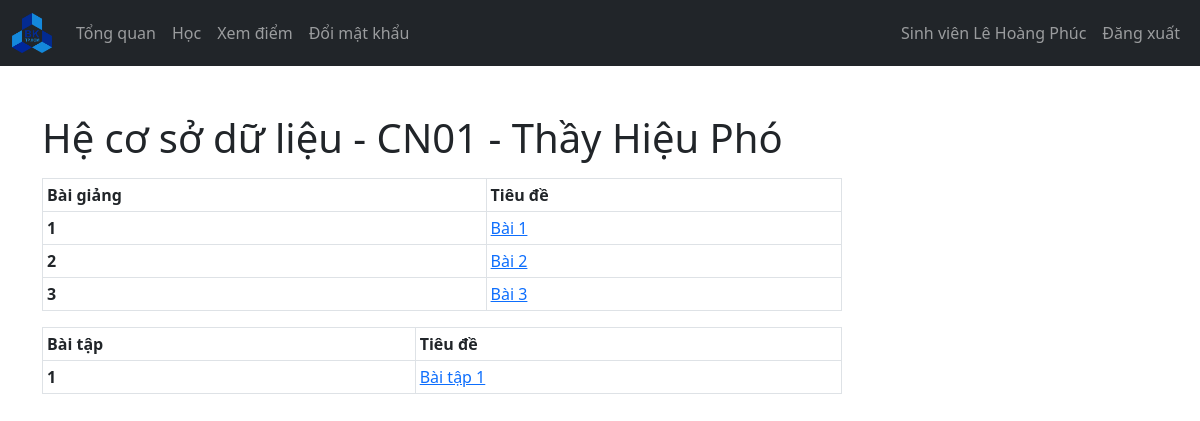
The app's page /SinhVien/lop_view.php?id=1 (signed in) with its own data.
### tables this page shows
CREATE TABLE `sinhvien` (
  `masinhvien` varchar(127) NOT NULL,
  `ho_tenlot` varchar(255) NOT NULL,
  `ten` varchar(255) NOT NULL,
  `tendangnhap` varchar(127) NOT NULL,
  `matkhau` varchar(255) NOT NULL,
  `email` varchar(255) NOT NULL,
  `sdt` varchar(15) NOT NULL,
  `namsinh` int(11) NOT NULL,
  `gioitinh` tinyint(1) NOT NULL
);

CREATE TABLE `khoahoc` (
  `makhoahoc` varchar(127) NOT NULL,
  `tenkhoahoc` varchar(255) NOT NULL
);

CREATE TABLE `lophoc` (
  `id_c` int(11) NOT NULL,
  `malophoc` varchar(127) NOT NULL,
  `makhoahoc` varchar(127) NOT NULL,
  `magiangvien` varchar(127) NOT NULL
);

CREATE TABLE `giangvien` (
  `magiangvien` varchar(127) NOT NULL,
  `ho_tenlot` varchar(255) NOT NULL,
  `ten` varchar(255) NOT NULL,
  `tendangnhap` varchar(127) NOT NULL,
  `matkhau` varchar(255) NOT NULL,
  `email` varchar(255) NOT NULL,
  `sdt` varchar(15) NOT NULL,
  `namsinh` int(11) NOT NULL,
  `gioitinh` tinyint(1) NOT NULL
);

CREATE TABLE `baigiang` (
  `id_l` int(11) NOT NULL,
  `id_lophoc` int(11) NOT NULL,
  `tieude` text NOT NULL,
  `noidung` mediumtext NOT NULL
);

CREATE TABLE `baitap` (
  `id_e` int(11) NOT NULL,
  `id_lophoc` int(11) NOT NULL,
  `tieude` text NOT NULL,
  `noidung` mediumtext NOT NULL
);

### controllers/sinhvien_ctl.php (called while the page is built, shortened)
<?php
function getSinhVienTheoId($id, $conn)
{
  $sql = "SELECT * FROM sinhvien
           WHERE masinhvien=?";
  $stmt = $conn->prepare($sql);
  $stmt->execute([$id]);
  if ($stmt->rowCount() == 1) {
    $sinhvien = $stmt->fetch();
    return $sinhvien;
  } else {
    return 0;
  }
}

### controllers/lophoc_ctl.php (called while the page is built, shortened)
<?php
function getGiangVienCuaLop($lop_id, $conn)
{
  $sql = "SELECT magiangvien FROM lophoc
          WHERE id_c=:idlop";
  $stmt = $conn->prepare($sql);
  $stmt->bindParam(':idlop',$lop_id);
  $stmt->execute();
  if ($stmt->rowCount() == 1) {
    $giangvien = $stmt->fetch();
    return $giangvien;
  } else {
    return 0;
  }
}
function getTenCuaKhoa($khoa_id, $conn) {
  $sql = "SELECT tenkhoahoc FROM khoahoc
          WHERE makhoahoc=?";
  $stmt = $conn->prepare($sql);
  $stmt->execute([$khoa_id]);
  if ($stmt->rowCount() == 1) {
    $tenkhoa = $stmt->fetch();
    return $tenkhoa;
  } else {
    return 0;
  }
}
function svKiemTraQuyenVaoLop($id_sv, $id_lophoc, $conn) {
  $sql = "SELECT * from lop_rec
          WHERE id_lophoc=:lop AND masinhvien=:sv";
  $stmt = $conn->prepare($sql);
  $stmt->bindParam(':lop',$id_lophoc);
  $stmt->bindParam(':sv',$id_sv);
  $stmt->execute();
  if ($stmt->rowCount()<1) {
    return false;
  } else {
    return true;
  }
}
function getLopTheoId($id, $conn) {
  $sql = "SELECT malophoc,makhoahoc FROM lophoc
          WHERE id_c=?";
  $stmt = $conn->prepare($sql);
  $stmt->execute([$id]);
  if ($stmt->rowCount() == 1) {
    $lophoc = $stmt->fetch();
    return $lophoc;
  } else {
    return 0;
  }
}
function getBaiGiangCuaLop($lop_id, $conn) {
  $sql = "SELECT id_l,tieude FROM baigiang
          WHERE id_lophoc=?";
  $stmt = $conn->prepare($sql);
  $stmt->execute([$lop_id]);
  if ($stmt->rowCount() >= 1) {
    $baigiang = $stmt->fetchAll();
    return $baigiang;
  } else {
    return 0;
  }
}
function getBaiTapCuaLop($lop_id, $conn) {
  $sql = "SELECT id_e,tieude FROM baitap
          WHERE id_lophoc=?";
  $stmt = $conn->prepare($sql);
  $stmt->execute([$lop_id]);
  if ($stmt->rowCount() >= 1) {
    $baigiang = $stmt->fetchAll();
    return $baigiang;
  } else {
    return 0;
  }
}

### controllers/giangvien_ctl.php (called while the page is built, shortened)
<?php
function getGiangVienTheoId($giangvien_id, $conn)
{
  $sql = "SELECT * FROM giangvien
            WHERE magiangvien=?";
  $stmt = $conn->prepare($sql);
  $stmt->execute([$giangvien_id]);
  if ($stmt->rowCount() == 1) {
    $giangvien = $stmt->fetch();
    return $giangvien;
  } else {
    return 0;
  }
}

### controllers/global_ctl.php (called while the page is built, shortened)
<?php
function gotoBaiGiang($baigiang_id) {
  return "./baigiang.php?id=$baigiang_id";
}
function gotoBaiTap($baitap_id) {
  return "./baitap.php?id=$baitap_id";
}

### SinhVien/lop_view.php (the view, shortened to what this page needs)
<?php
if (isset($_SESSION['masinhvien']) && isset($_SESSION['tucach']) && $_GET['id']) {
    if ($_SESSION['tucach'] == 'SinhVien') {
        include "../controllers/includer.php";
        $masinhvien = $_SESSION['masinhvien'];
        $sinhvien = getSinhVienTheoId($masinhvien, $conn);
        $id_lophoc = $_GET['id'];
        $lophoc = getLopTheoId($id_lophoc, $conn);
        $khoahoc = 0;
        $truycap = svKiemTraQuyenVaoLop($masinhvien, $id_lophoc, $conn);
?>
        <!DOCTYPE html>
        <html lang="en">
        <head>
                <?php
                $tensinhvien = $sinhvien['ho_tenlot'] . " " . $sinhvien['ten'];
                $usrname = "Sinh viên " . $tensinhvien;
                if ($lophoc != 0) {
                    $khoahoc = getTenCuaKhoa($lophoc['makhoahoc'], $conn);
                    $tenkhoahoc = $khoahoc['tenkhoahoc'];
                    $baigiang = getBaiGiangCuaLop($id_lophoc, $conn);
                    $id_gv = getGiangVienCuaLop($id_lophoc, $conn);
                    $giangvien = getGiangVienTheoId($id_gv['magiangvien'], $conn);
                    if ($giangvien['gioitinh'] = true) {
                        $gGV = "Thầy ";
                    } else {
                        $gGV = "Cô ";
                    }
                    $tengiangvien = $gGV . $giangvien['ho_tenlot'] . " " . $giangvien['ten'];
                    $title = $tenkhoahoc . " - " . $lophoc['malophoc'];
                    $real_title = $title . " - " . $tengiangvien;
                } else {
                    $title = "Không tìm thấy lớp";
                }
                ?>
            <link rel="stylesheet" href="https://cdn.jsdelivr.net/npm/bootstrap@5.2.0/dist/css/bootstrap.min.css">
            <link rel="stylesheet" href="../css/style.css">
            <link rel="stylesheet" href="https://cdnjs.cloudflare.com/ajax/libs/font-awesome/4.7.0/css/font-awesome.min.css">
        </head>
        <body>
            <?php
            include "comp/navbar.php";
            ?>
            <?php
            if ($khoahoc != 0) {
            ?>
                <div class="container mt-5">
                    <h1><?= $real_title ?></h1>
                    <?php
                    if ($truycap != false) {
                        if ($baigiang != 0) {
                    ?>
                            <table class="table table-sm table-bordered mt-3 n-table table-hover">
                                <thead>
                                    <tr>
                                        <th scope="col">Bài giảng</th>
                                        <th scope="col">Tiêu đề</th>
                                    </tr>
                                </thead>
                                <tbody>
                                    <?php
                                    $i = 1;
                                    foreach ($baigiang as $bg) {
                                    ?>
                                        <tr>
                                            <th scope="row">
                                                <?php echo $i;
                                                $i++; ?>
                                            </th>
                                            <td scope="row">
                                                <a href="<?php echo gotoBaiGiang($bg['id_l']) ?>">
                                                    <?= $bg['tieude'] ?>
                                                </a>
                                            </td>
                                        </tr>
                                    <?php
                                    }
                                    ?>
                                </tbody>
                            </table>
                            <?php
                            $baitap = getBaiTapCuaLop($id_lophoc,$conn);
                            if ($baitap != 0) {
                            ?>
                            <table class="table table-sm table-bordered mt-3 n-table table-hover">
                                <thead>
                                    <tr>
                                        <th scope="col">Bài tập</th>
                                        <th scope="col">Tiêu đề</th>
                                    </tr>
                                </thead>
                                <tbody>
                                    <?php
                                    $i = 1;
                                    foreach ($baitap as $bt) {
                                    ?>
                                        <tr>
                                            <th scope="row">
                                                <?php echo $i;
                                                $i++; ?>
                                            </th>
                                            <td scope="row">
                                                <a href="<?php echo gotoBaiTap($bt['id_e']) ?>">
                                                    <?= $bt['tieude'] ?>
                                                </a>
                                            </td>
                                        </tr>
                                    <?php
                                    }
                                    ?>
                                </tbody>
                            </table>
                            <?php } ?>
                        <?php } else { ?>
                            <div class="alert alert-info" role="alert">
                                Chưa có bài giảng.
                            </div>
                        <?php } ?>
                    <?php } else { ?>
                        <div class="alert alert-info" role="alert">
                            Bạn chưa ghi danh vào lớp học này.
                        </div>
                    <?php } ?>
                <?php } else { ?>
                    <div class="alert alert-info .w-450 m-5" role="alert">
                        Không tìm thấy lớp!
                    </div>
                <?php } ?>
                </div>
        </body>
        </html>
<?php
    } else {
        header("Location: ../login.php");
        exit;
    }
} else {
    header("Location: ../login.php");
    exit;
}
?>

### SinhVien/comp/navbar.php (shortened to what this page needs)
<nav class="navbar navbar-expand-lg navbar-dark bg-dark">
  <div class="container-fluid">
    <a class="navbar-brand" href="../index.php">
      <img src="../imgs/logo.png" width="40">
    </a>
    <div class="collapse navbar-collapse" id="navbarSupportedContent">
      <ul class="navbar-nav me-auto mb-2 mb-lg-0" id="navLinks">
        <li class="nav-item">
          <a class="nav-link" aria-current="page" href="index.php">Tổng quan</a>
        </li>
        <li class="nav-item">
          <a class="nav-link" href="hoc.php">Học</a>
        </li>
        <li class="nav-item">
          <a class="nav-link" href="diem.php">Xem điểm</a>
        </li>
        <li class="nav-item">
          <a class="nav-link" href="doimatkhau.php">Đổi mật khẩu</a>
        </li>
      </ul>
      <ul class="navbar-nav me-right mb-2 mb-lg-0">
        <li class="nav-item">
          <a class="nav-link" href="index.php">
            <?= $usrname ?>
          </a>
        </li>
        <li class="nav-item">
          <a class="nav-link" href="../logout.php">Đăng xuất</a>
        </li>
      </ul>
    </div>
  </div>
</nav>

### css/style.css (style rules this page uses)
.n-table { max-width: 800px; }

### records on screen
sinhvien: usrname "Sinh viên Lê Hoàng Phúc"
khoahoc: tenkhoahoc.ten "Hệ cơ sở dữ liệu - CN01 - Thầy Hiệu Phó"
baigiang: tieude "Bài 1"
baigiang: tieude "Bài 2"
baigiang: tieude "Bài 3"
baitap: tieude "Bài tập 1"
